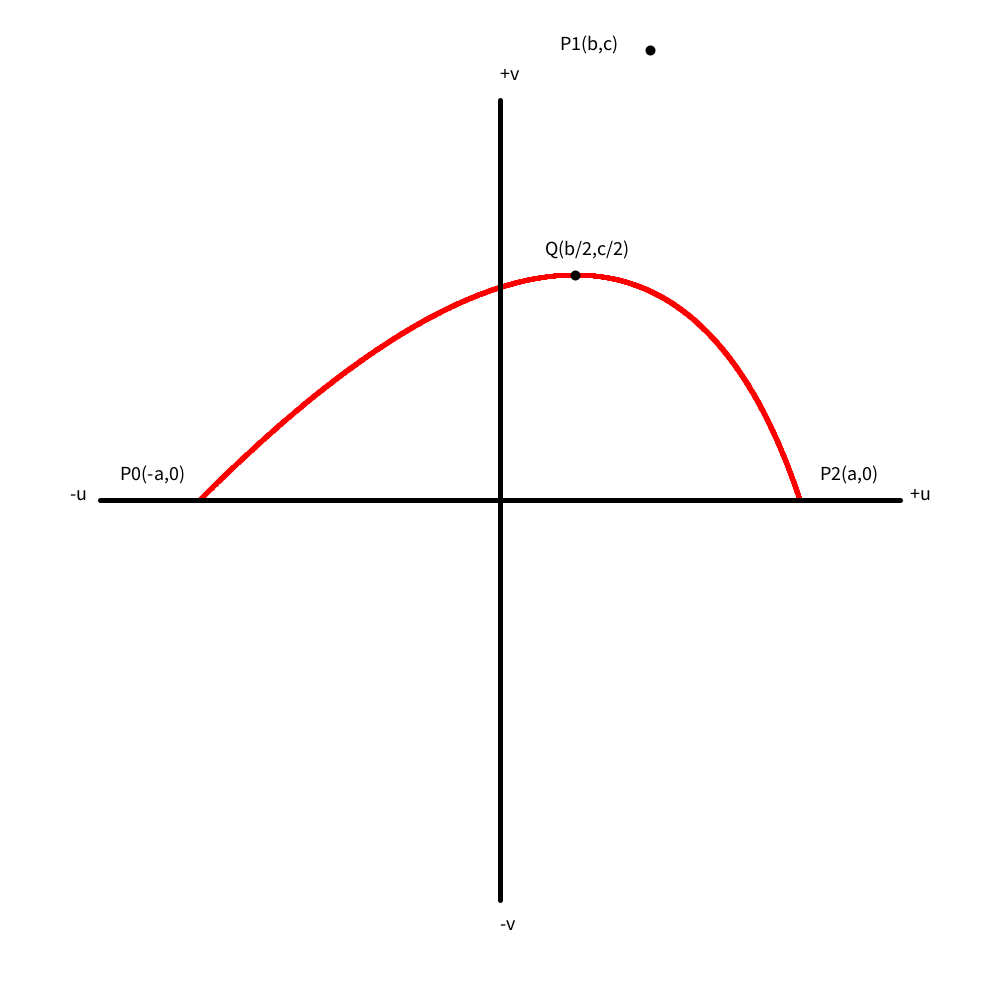
Frame 1 (no input)
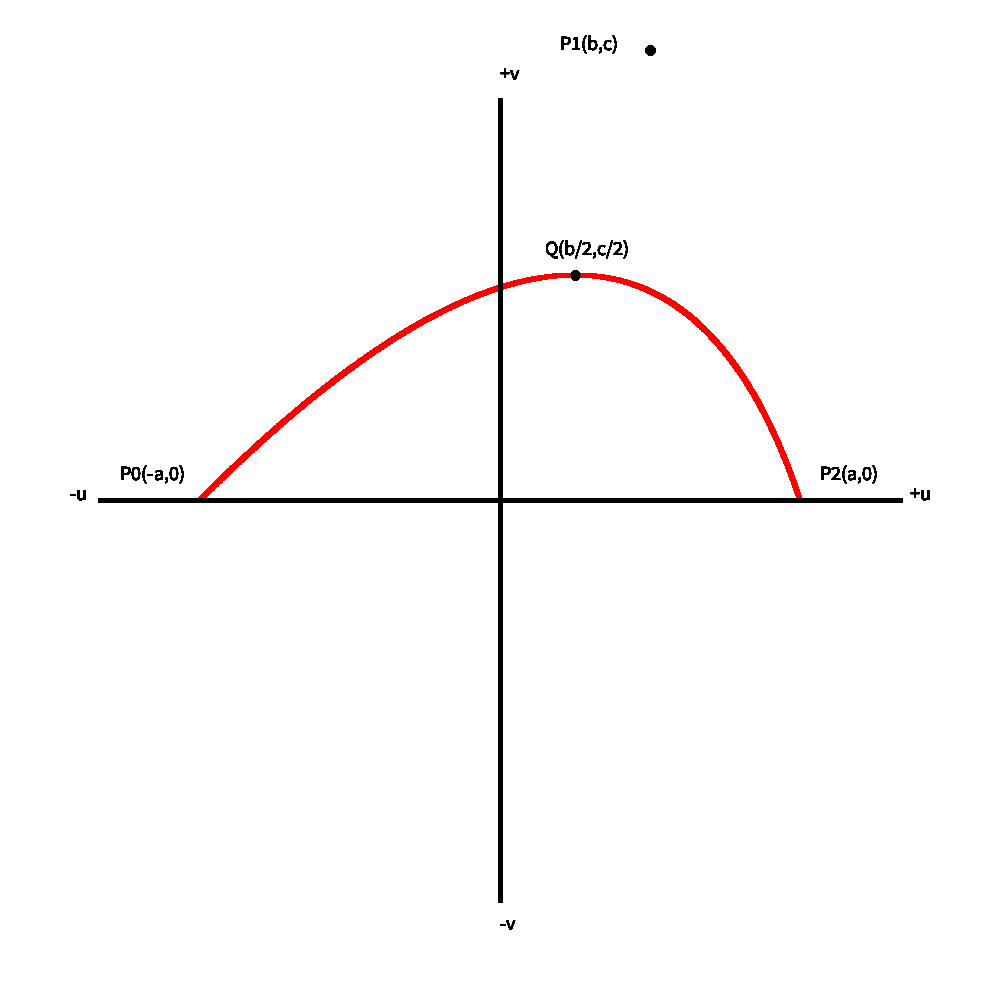
Frame 60 (the mouse pressed at the canvas centre just before this capture)
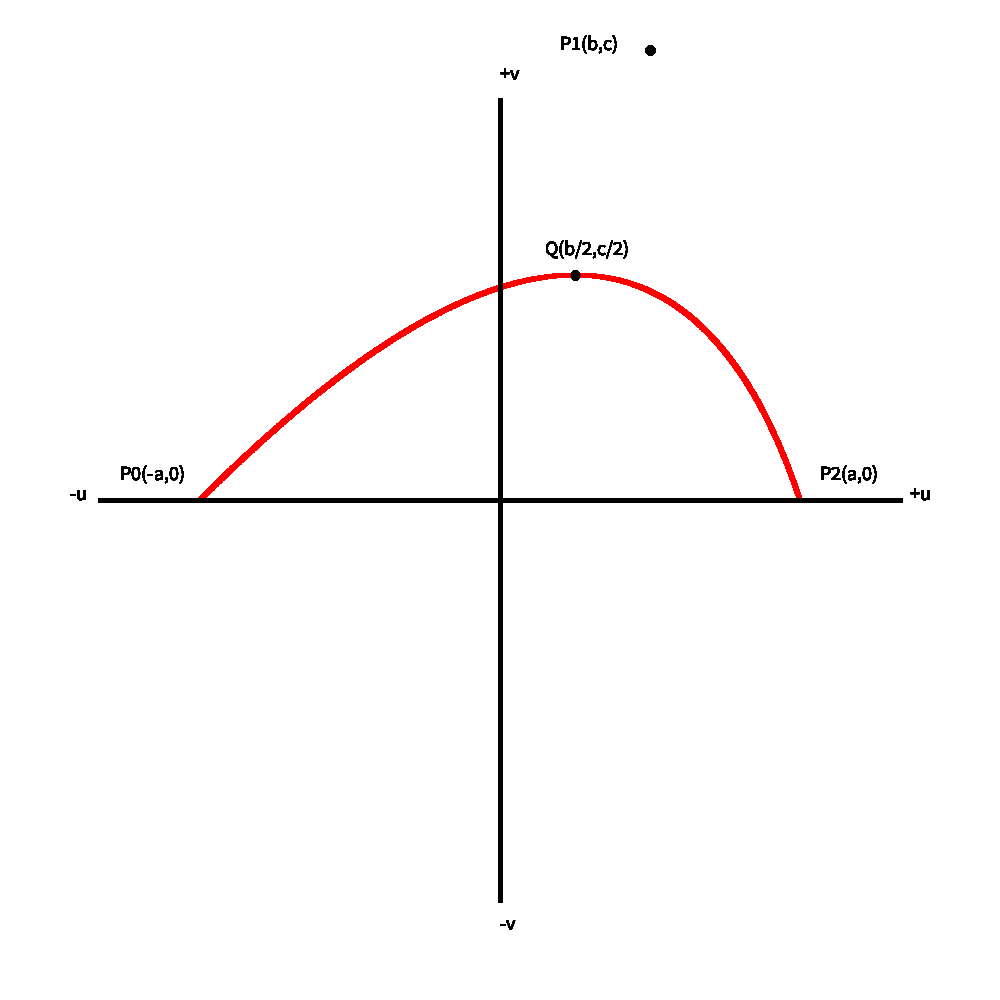
Frame 120 (the mouse held since frame 60 and released just before this capture)

The Processing sketch that drew these frames (run headless with seeded random() and noise(); from frame 60 on, the mouse is pressed at the canvas centre):

// Processing sketch: sketch_BezierLeft
// ── sketch_BezierLeft.pde
float t,move=0,app=0.0001;
float[] M=  new float[100];
float[][] H = new float[1000][1000];
float maxmin,min;
float[] A = new float[6];
float ceta,pi;
float maxt=0,maxx,maxy=1000;
void setup()
{
  size(1000,1000);
  background(255);
}
void draw()
{
    Bezier2D(200,500,650,50,800,500,1);
    stroke(0);
    strokeWeight(10);
    point(650,50);
    text("P1(b,c)",560,50);
    text("+u",910,500);
    text("-u",70,500);
    text("+v",500,80);
    text("-v",500,930);
    strokeWeight(5);
    line(500,100,500,900);
    line(100,500,900,500);
    /*fill(255,0,0);
    textSize(50);
    text("L",500,550);
    stroke(0,0,255);*/
    strokeWeight(10);
    point(maxx,maxy);
    fill(0,0,0);
    textSize(20);
    text("Q(b/2,c/2)",maxx-30,maxy-20);
    strokeWeight(5);
    /*line(maxx,maxy,maxx,500);*/
}
void Bezier2D(float x0,float y0,float x1,float y1,float x2,float y2,float num)
{
  strokeWeight(6);
  stroke(0);
  //point(x0,y0);
  fill(0,0,0);
  textSize(20);
  text("P0(-a,0)",x0-80,y0-20);
  //text((int)num,x0+45,y0-20);
  //point(x1,y1);
  fill(0,0,0);
  textSize(20);
  //text("P1",x1+10,y1-20);
  //text(( int)num,x1+45,y1-20);
  //point(x2,y2);
  fill(0,0,0);
  textSize(20);
  //text("P2",x2+10,y2-20);
  //text((int)num,x2+45,y2-20);
  text("P2(a,0)",x2+20,y2-20);
  float z,w,t=0;
  int o=0;
  for(t=0;t<=1;t+=0.0005)
  {
    z=t*t*x0+2*t*(1-t)*x1+(1-t)*(1-t)*x2;
    w=t*t*y0+2*t*(1-t)*y1+(1-t)*(1-t)*y2;
    if(w<=maxy)
    {
      maxt=t;
      maxx=z;
      maxy=w;
    }
    stroke(255,0,0);
    strokeWeight(5);
    point(z,w);
    o+=1;
  }
}
